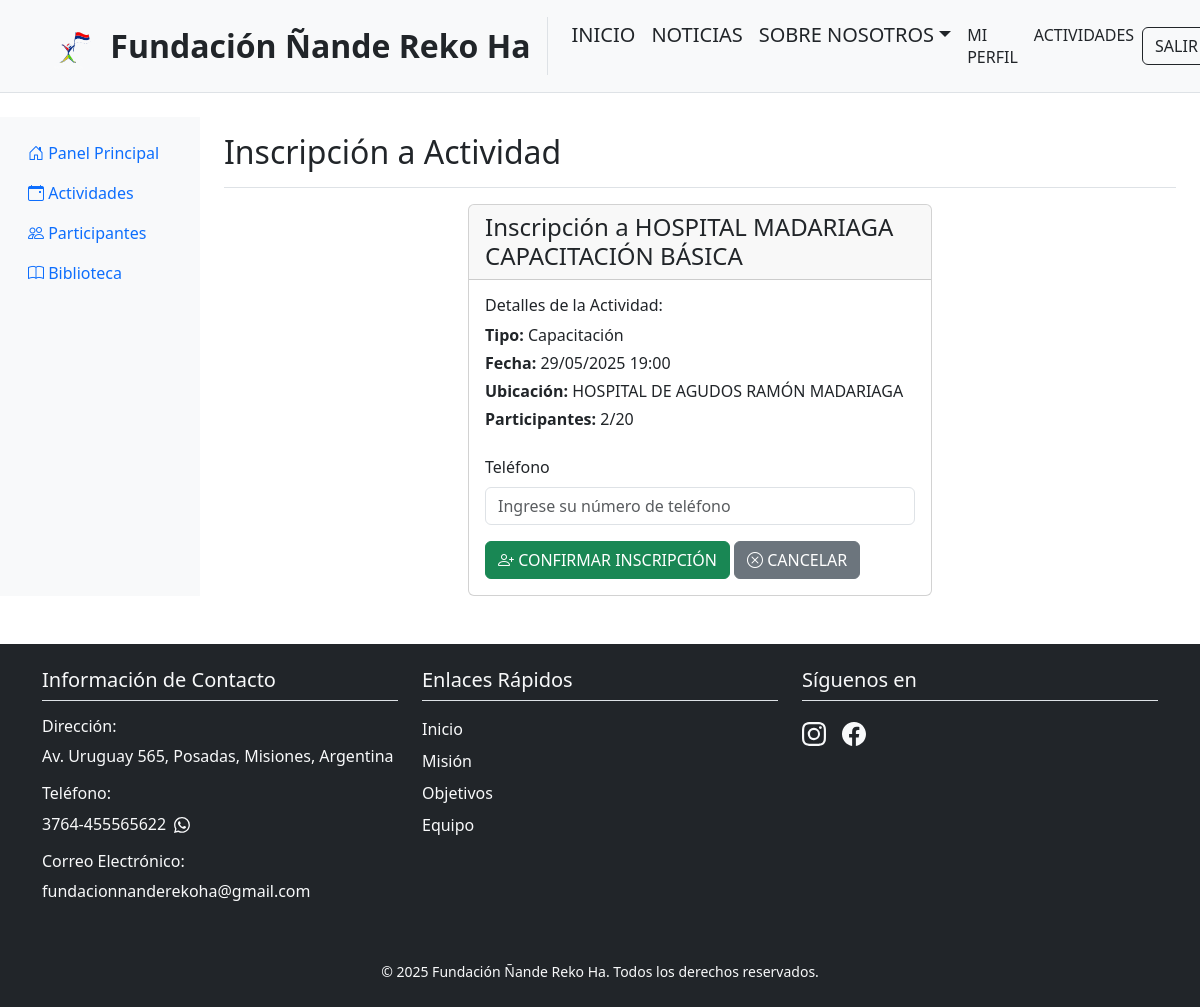
The page /dashboard/actividades/2/enlistarse/ (signed in) on the database its author committed.
### dashboard/models.py (models this page shows, shortened)
class Activity(models.Model):
    ACTIVITY_TYPES = [
        ('CAPACITACION', 'Capacitación'),
        ('EVENTO', 'Evento'),
        ('REUNION', 'Reunión'),
        ('TALLER', 'Taller'),
    ]
    STATUS_CHOICES = [
        ('PROGRAMADA', 'Programada'),
        ('EN_CURSO', 'En Curso'),
        ('COMPLETADA', 'Completada'),
        ('CANCELADA', 'Cancelada'),
    ]
    title = models.CharField('Título', max_length=200)
    description = models.TextField('Descripción')
    activity_type = models.CharField('Tipo de Actividad', max_length=20, choices=ACTIVITY_TYPES)
    date = models.DateTimeField('Fecha y Hora')
    location = models.CharField('Ubicación', max_length=200)
    capacity = models.PositiveIntegerField('Capacidad', null=True, blank=True)
    status = models.CharField('Estado', max_length=20, choices=STATUS_CHOICES, default='PROGRAMADA')
    created_at = models.DateTimeField('Fecha de Creación', auto_now_add=True)
    updated_at = models.DateTimeField('Última Actualización', auto_now=True)
    created_by = models.ForeignKey(
        User,
        on_delete=models.SET_NULL,
        null=True,
        related_name='activities_created'
    )
    attendance_managers = models.ManyToManyField(
        User,
        related_name='managed_activities',
        verbose_name='Gestores de Asistencia',
        blank=True
    )
    class Meta:
        verbose_name = 'Actividad'
        verbose_name_plural = 'Actividades'
        ordering = ['-date']
    def is_open_for_enrollment(self):
        return self.status in ['PROGRAMADA', 'EN_CURSO']
    def has_available_capacity(self):
        return not self.capacity or self.participants.count() < self.capacity

### dashboard/views.py (the view)
# urls.py: path('actividades/<int:pk>/enlistarse/', views.activity_enroll, name='activity-enroll'),
@login_required
def activity_enroll(request, pk):
    activity = get_object_or_404(Activity, pk=pk)
    if Participant.objects.filter(activity=activity, user=request.user).exists():
        messages.warning(request, 'Ya estás inscrito en esta actividad.')
        return redirect('dashboard:activity-list')
    if not activity.is_open_for_enrollment():
        messages.error(request, 'No es posible inscribirse en esta actividad en este momento.')
        return redirect('dashboard:activity-list')
    if not activity.has_available_capacity():
        messages.error(request, 'Lo sentimos, esta actividad ya está llena.')
        return redirect('dashboard:activity-list')
    if request.method == 'POST':
        form = EnrollmentForm(request.POST)
        if form.is_valid():
            name = f"{request.user.first_name} {request.user.last_name}".strip() or request.user.username
            participant = form.save(commit=False)
            participant.activity = activity
            participant.user = request.user
            participant.name = name
            participant.email = request.user.email
            participant.attendance_confirmed = False
            participant.save()
            messages.success(request, f'Te has inscrito exitosamente en {activity.title}.')
            return redirect('dashboard:activity-list')
    else:
        form = EnrollmentForm()
    return render(request, 'dashboard/activity_enroll.html', {
        'form': form,
        'activity': activity
    })

### dashboard/forms.py
class EnrollmentForm(forms.ModelForm):
    class Meta:
        model = Participant
        fields = ['phone']
        widgets = {
            'phone': forms.TextInput(attrs={
                'class': 'form-control',
                'placeholder': 'Ingrese su número de teléfono'
            })
        }

### dashboard/templates/dashboard/activity_enroll.html (shortened to what this page needs)
{% extends 'dashboard/base.html' %}
{% load static %}
{% load crispy_forms_tags %}
{% block dashboard_title %}Inscripción a Actividad{% endblock %}
{% block dashboard_content %}
<div class="row">
    <div class="col-md-6 offset-md-3">
        <div class="card">
            <div class="card-header">
                <h4 class="mb-0">Inscripción a {{ activity.title }}</h4>
            </div>
            <div class="card-body">
                <div class="mb-4">
                    <h6>Detalles de la Actividad:</h6>
                    <p class="mb-1"><strong>Tipo:</strong> {{ activity.get_activity_type_display }}</p>
                    <p class="mb-1"><strong>Fecha:</strong> {{ activity.date|date:"d/m/Y H:i" }}</p>
                    <p class="mb-1"><strong>Ubicación:</strong> {{ activity.location }}</p>
                    <p class="mb-0"><strong>Participantes:</strong> {{ activity.participants.count }}{% if activity.capacity %}/{{ activity.capacity }}{% endif %}</p>
                </div>
                <form method="post">
                    {{ form|crispy }}
                    <div class="mt-3">
                        <button type="submit" class="btn btn-success">
                            <i class="bi bi-person-plus"></i> Confirmar Inscripción
                        </button>
                        <a href="{% url 'dashboard:activity-list' %}" class="btn btn-secondary">
                            <i class="bi bi-x-circle"></i> Cancelar
                        </a>
                    </div>
                </form>
            </div>
        </div>
    </div>
</div>
{% endblock %}

### rows shown on the page
Activity: title "HOSPITAL MADARIAGA CAPACITACIÓN BÁSICA", activity_type "Capacitación", date "29/05/2025 19:00", location "HOSPITAL DE AGUDOS RAMÓN MADARIAGA", participants.count "2", capacity "20"
